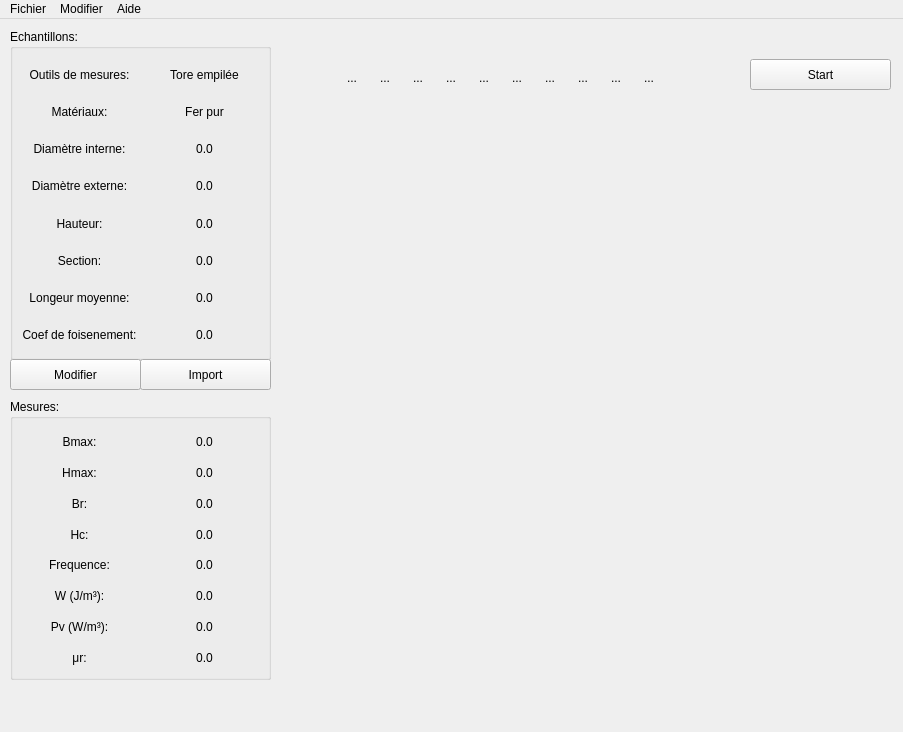
<?xml version="1.0" encoding="UTF-8"?>
<ui version="4.0">
 <class>JTcontrol</class>
 <widget class="QMainWindow" name="JTcontrol">
  <property name="geometry">
   <rect>
    <x>0</x>
    <y>0</y>
    <width>903</width>
    <height>732</height>
   </rect>
  </property>
  <property name="sizePolicy">
   <sizepolicy hsizetype="Preferred" vsizetype="Preferred">
    <horstretch>0</horstretch>
    <verstretch>0</verstretch>
   </sizepolicy>
  </property>
  <property name="minimumSize">
   <size>
    <width>903</width>
    <height>732</height>
   </size>
  </property>
  <property name="windowTitle">
   <string>MainWindow</string>
  </property>
  <widget class="QWidget" name="centralwidget">
   <property name="sizePolicy">
    <sizepolicy hsizetype="Preferred" vsizetype="Preferred">
     <horstretch>0</horstretch>
     <verstretch>0</verstretch>
    </sizepolicy>
   </property>
   <widget class="QGroupBox" name="groupBox">
    <property name="geometry">
     <rect>
      <x>10</x>
      <y>10</y>
      <width>261</width>
      <height>331</height>
     </rect>
    </property>
    <property name="title">
     <string>Echantillons:</string>
    </property>
    <widget class="QWidget" name="gridLayoutWidget">
     <property name="geometry">
      <rect>
       <x>10</x>
       <y>30</y>
       <width>244</width>
       <height>291</height>
      </rect>
     </property>
     <layout class="QGridLayout" name="gridLayout">
      <item row="2" column="0">
       <widget class="QLabel" name="Di_label_main">
        <property name="text">
         <string>Diamètre interne:</string>
        </property>
        <property name="alignment">
         <set>Qt::AlignCenter</set>
        </property>
       </widget>
      </item>
      <item row="2" column="1">
       <widget class="QLabel" name="Di_value">
        <property name="text">
         <string>0.0</string>
        </property>
        <property name="alignment">
         <set>Qt::AlignCenter</set>
        </property>
        <property name="textInteractionFlags">
         <set>Qt::TextEditable</set>
        </property>
       </widget>
      </item>
      <item row="3" column="0">
       <widget class="QLabel" name="De_label_main">
        <property name="text">
         <string>Diamètre externe:</string>
        </property>
        <property name="alignment">
         <set>Qt::AlignCenter</set>
        </property>
       </widget>
      </item>
      <item row="7" column="1">
       <widget class="QLabel" name="Kf_value">
        <property name="text">
         <string>0.0</string>
        </property>
        <property name="alignment">
         <set>Qt::AlignCenter</set>
        </property>
       </widget>
      </item>
      <item row="1" column="1">
       <widget class="QLabel" name="Materiaux_value">
        <property name="text">
         <string>Fer pur</string>
        </property>
        <property name="alignment">
         <set>Qt::AlignCenter</set>
        </property>
       </widget>
      </item>
      <item row="4" column="0">
       <widget class="QLabel" name="Hauteur_label_main">
        <property name="sizePolicy">
         <sizepolicy hsizetype="Preferred" vsizetype="Preferred">
          <horstretch>0</horstretch>
          <verstretch>0</verstretch>
         </sizepolicy>
        </property>
        <property name="minimumSize">
         <size>
          <width>0</width>
          <height>0</height>
         </size>
        </property>
        <property name="text">
         <string>Hauteur:</string>
        </property>
        <property name="alignment">
         <set>Qt::AlignCenter</set>
        </property>
       </widget>
      </item>
      <item row="6" column="0">
       <widget class="QLabel" name="lm_label_main">
        <property name="text">
         <string>Longeur moyenne:</string>
        </property>
        <property name="alignment">
         <set>Qt::AlignCenter</set>
        </property>
       </widget>
      </item>
      <item row="7" column="0">
       <widget class="QLabel" name="Kf_label_main">
        <property name="text">
         <string>Coef de foisenement:</string>
        </property>
        <property name="alignment">
         <set>Qt::AlignCenter</set>
        </property>
       </widget>
      </item>
      <item row="1" column="0">
       <widget class="QLabel" name="Materiaux_label_main">
        <property name="text">
         <string>Matériaux:</string>
        </property>
        <property name="alignment">
         <set>Qt::AlignCenter</set>
        </property>
       </widget>
      </item>
      <item row="5" column="1">
       <widget class="QLabel" name="Section_value">
        <property name="text">
         <string>0.0</string>
        </property>
        <property name="alignment">
         <set>Qt::AlignCenter</set>
        </property>
       </widget>
      </item>
      <item row="5" column="0">
       <widget class="QLabel" name="Section_label_main">
        <property name="text">
         <string>Section:</string>
        </property>
        <property name="alignment">
         <set>Qt::AlignCenter</set>
        </property>
       </widget>
      </item>
      <item row="4" column="1">
       <widget class="QLabel" name="Hauteur_value">
        <property name="text">
         <string>0.0</string>
        </property>
        <property name="alignment">
         <set>Qt::AlignCenter</set>
        </property>
       </widget>
      </item>
      <item row="3" column="1">
       <widget class="QLabel" name="De_value">
        <property name="text">
         <string>0.0</string>
        </property>
        <property name="alignment">
         <set>Qt::AlignCenter</set>
        </property>
       </widget>
      </item>
      <item row="6" column="1">
       <widget class="QLabel" name="lm_value">
        <property name="text">
         <string>0.0</string>
        </property>
        <property name="alignment">
         <set>Qt::AlignCenter</set>
        </property>
       </widget>
      </item>
      <item row="0" column="0">
       <widget class="QLabel" name="Outils_label_main">
        <property name="text">
         <string>Outils de mesures:</string>
        </property>
        <property name="alignment">
         <set>Qt::AlignCenter</set>
        </property>
       </widget>
      </item>
      <item row="0" column="1">
       <widget class="QLabel" name="Outils_value">
        <property name="text">
         <string>Tore empilée</string>
        </property>
        <property name="alignment">
         <set>Qt::AlignCenter</set>
        </property>
       </widget>
      </item>
     </layout>
    </widget>
   </widget>
   <widget class="QPushButton" name="Button_New_ech">
    <property name="geometry">
     <rect>
      <x>10</x>
      <y>340</y>
      <width>131</width>
      <height>31</height>
     </rect>
    </property>
    <property name="text">
     <string>Modifier</string>
    </property>
   </widget>
   <widget class="QPushButton" name="Button_Import_ech">
    <property name="geometry">
     <rect>
      <x>140</x>
      <y>340</y>
      <width>131</width>
      <height>31</height>
     </rect>
    </property>
    <property name="text">
     <string>Import</string>
    </property>
   </widget>
   <widget class="QGroupBox" name="groupBox_2">
    <property name="geometry">
     <rect>
      <x>10</x>
      <y>380</y>
      <width>261</width>
      <height>281</height>
     </rect>
    </property>
    <property name="title">
     <string>Mesures:</string>
    </property>
    <widget class="QWidget" name="gridLayoutWidget_2">
     <property name="geometry">
      <rect>
       <x>10</x>
       <y>30</y>
       <width>244</width>
       <height>241</height>
      </rect>
     </property>
     <layout class="QGridLayout" name="gridLayout_2">
      <item row="0" column="0">
       <widget class="QLabel" name="Bmax_label">
        <property name="text">
         <string>Bmax:</string>
        </property>
        <property name="alignment">
         <set>Qt::AlignCenter</set>
        </property>
       </widget>
      </item>
      <item row="0" column="1">
       <widget class="QLabel" name="Bmax_value">
        <property name="text">
         <string>0.0</string>
        </property>
        <property name="alignment">
         <set>Qt::AlignCenter</set>
        </property>
       </widget>
      </item>
      <item row="1" column="0">
       <widget class="QLabel" name="Hmax_label">
        <property name="text">
         <string>Hmax:</string>
        </property>
        <property name="alignment">
         <set>Qt::AlignCenter</set>
        </property>
       </widget>
      </item>
      <item row="1" column="1">
       <widget class="QLabel" name="Hmax_value">
        <property name="text">
         <string>0.0</string>
        </property>
        <property name="alignment">
         <set>Qt::AlignCenter</set>
        </property>
       </widget>
      </item>
      <item row="2" column="0">
       <widget class="QLabel" name="Br_label">
        <property name="sizePolicy">
         <sizepolicy hsizetype="Preferred" vsizetype="Preferred">
          <horstretch>0</horstretch>
          <verstretch>0</verstretch>
         </sizepolicy>
        </property>
        <property name="minimumSize">
         <size>
          <width>0</width>
          <height>0</height>
         </size>
        </property>
        <property name="text">
         <string>Br:</string>
        </property>
        <property name="alignment">
         <set>Qt::AlignCenter</set>
        </property>
       </widget>
      </item>
      <item row="2" column="1">
       <widget class="QLabel" name="Br_value">
        <property name="text">
         <string>0.0</string>
        </property>
        <property name="alignment">
         <set>Qt::AlignCenter</set>
        </property>
       </widget>
      </item>
      <item row="3" column="0">
       <widget class="QLabel" name="Hc_label">
        <property name="sizePolicy">
         <sizepolicy hsizetype="Preferred" vsizetype="Preferred">
          <horstretch>0</horstretch>
          <verstretch>0</verstretch>
         </sizepolicy>
        </property>
        <property name="minimumSize">
         <size>
          <width>0</width>
          <height>0</height>
         </size>
        </property>
        <property name="text">
         <string>Hc:</string>
        </property>
        <property name="alignment">
         <set>Qt::AlignCenter</set>
        </property>
       </widget>
      </item>
      <item row="3" column="1">
       <widget class="QLabel" name="Hc_value">
        <property name="text">
         <string>0.0</string>
        </property>
        <property name="alignment">
         <set>Qt::AlignCenter</set>
        </property>
       </widget>
      </item>
      <item row="4" column="0">
       <widget class="QLabel" name="Freq_label">
        <property name="sizePolicy">
         <sizepolicy hsizetype="Preferred" vsizetype="Preferred">
          <horstretch>0</horstretch>
          <verstretch>0</verstretch>
         </sizepolicy>
        </property>
        <property name="minimumSize">
         <size>
          <width>0</width>
          <height>0</height>
         </size>
        </property>
        <property name="text">
         <string>Frequence:</string>
        </property>
        <property name="alignment">
         <set>Qt::AlignCenter</set>
        </property>
       </widget>
      </item>
      <item row="4" column="1">
       <widget class="QLabel" name="Freq_value">
        <property name="text">
         <string>0.0</string>
        </property>
        <property name="alignment">
         <set>Qt::AlignCenter</set>
        </property>
       </widget>
      </item>
      <item row="5" column="0">
       <widget class="QLabel" name="W_label">
        <property name="sizePolicy">
         <sizepolicy hsizetype="Preferred" vsizetype="Preferred">
          <horstretch>0</horstretch>
          <verstretch>0</verstretch>
         </sizepolicy>
        </property>
        <property name="minimumSize">
         <size>
          <width>0</width>
          <height>0</height>
         </size>
        </property>
        <property name="text">
         <string>W (J/m³):</string>
        </property>
        <property name="alignment">
         <set>Qt::AlignCenter</set>
        </property>
       </widget>
      </item>
      <item row="5" column="1">
       <widget class="QLabel" name="W_value">
        <property name="text">
         <string>0.0</string>
        </property>
        <property name="alignment">
         <set>Qt::AlignCenter</set>
        </property>
       </widget>
      </item>
      <item row="6" column="0">
       <widget class="QLabel" name="Pv_label">
        <property name="sizePolicy">
         <sizepolicy hsizetype="Preferred" vsizetype="Preferred">
          <horstretch>0</horstretch>
          <verstretch>0</verstretch>
         </sizepolicy>
        </property>
        <property name="minimumSize">
         <size>
          <width>0</width>
          <height>0</height>
         </size>
        </property>
        <property name="text">
         <string>Pv (W/m³):</string>
        </property>
        <property name="alignment">
         <set>Qt::AlignCenter</set>
        </property>
       </widget>
      </item>
      <item row="6" column="1">
       <widget class="QLabel" name="Pv_value">
        <property name="text">
         <string>0.0</string>
        </property>
        <property name="alignment">
         <set>Qt::AlignCenter</set>
        </property>
       </widget>
      </item>
      <item row="7" column="0">
       <widget class="QLabel" name="Mu_label">
        <property name="sizePolicy">
         <sizepolicy hsizetype="Preferred" vsizetype="Preferred">
          <horstretch>0</horstretch>
          <verstretch>0</verstretch>
         </sizepolicy>
        </property>
        <property name="minimumSize">
         <size>
          <width>0</width>
          <height>0</height>
         </size>
        </property>
        <property name="text">
         <string>μr:</string>
        </property>
        <property name="alignment">
         <set>Qt::AlignCenter</set>
        </property>
       </widget>
      </item>
      <item row="7" column="1">
       <widget class="QLabel" name="Mu_value">
        <property name="text">
         <string>0.0</string>
        </property>
        <property name="alignment">
         <set>Qt::AlignCenter</set>
        </property>
       </widget>
      </item>
     </layout>
    </widget>
   </widget>
   <widget class="QWidget" name="horizontalLayoutWidget">
    <property name="geometry">
     <rect>
      <x>290</x>
      <y>30</y>
      <width>381</width>
      <height>57</height>
     </rect>
    </property>
    <layout class="QHBoxLayout" name="horizontalLayout">
     <property name="spacing">
      <number>0</number>
     </property>
     <property name="sizeConstraint">
      <enum>QLayout::SetDefaultConstraint</enum>
     </property>
     <item>
      <widget class="QToolButton" name="toolButton_New">
       <property name="sizePolicy">
        <sizepolicy hsizetype="Maximum" vsizetype="Maximum">
         <horstretch>0</horstretch>
         <verstretch>0</verstretch>
        </sizepolicy>
       </property>
       <property name="toolTip">
        <string>Nouvelle mesure</string>
       </property>
       <property name="text">
        <string/>
       </property>
       <property name="icon">
        <iconset theme="document-new">
         <normaloff>.</normaloff>.</iconset>
       </property>
       <property name="iconSize">
        <size>
         <width>24</width>
         <height>24</height>
        </size>
       </property>
       <property name="autoRaise">
        <bool>true</bool>
       </property>
      </widget>
     </item>
     <item>
      <widget class="QToolButton" name="toolButton_Open">
       <property name="toolTip">
        <string>Ouvrir une mesure</string>
       </property>
       <property name="text">
        <string>...</string>
       </property>
       <property name="icon">
        <iconset theme="folder-open">
         <normaloff>.</normaloff>.</iconset>
       </property>
       <property name="iconSize">
        <size>
         <width>24</width>
         <height>24</height>
        </size>
       </property>
       <property name="autoRaise">
        <bool>true</bool>
       </property>
      </widget>
     </item>
     <item>
      <widget class="QToolButton" name="toolButton_Save">
       <property name="toolTip">
        <string>Exporter le fichier de mesures</string>
       </property>
       <property name="text">
        <string>...</string>
       </property>
       <property name="icon">
        <iconset theme="document-save">
         <normaloff>.</normaloff>.</iconset>
       </property>
       <property name="iconSize">
        <size>
         <width>24</width>
         <height>24</height>
        </size>
       </property>
       <property name="shortcut">
        <string>Ctrl+O</string>
       </property>
       <property name="autoRaise">
        <bool>true</bool>
       </property>
      </widget>
     </item>
     <item>
      <widget class="QToolButton" name="toolButton_Acquisition">
       <property name="cursor">
        <cursorShape>ArrowCursor</cursorShape>
       </property>
       <property name="toolTip">
        <string>Paramètres d'acquisition</string>
       </property>
       <property name="text">
        <string>...</string>
       </property>
       <property name="icon">
        <iconset theme="utilities-system-monitor">
         <normaloff>.</normaloff>.</iconset>
       </property>
       <property name="iconSize">
        <size>
         <width>24</width>
         <height>24</height>
        </size>
       </property>
       <property name="autoRaise">
        <bool>true</bool>
       </property>
      </widget>
     </item>
     <item>
      <widget class="QToolButton" name="toolButton_Ampli">
       <property name="text">
        <string>...</string>
       </property>
       <property name="icon">
        <iconset theme="network-transmit"/>
       </property>
       <property name="iconSize">
        <size>
         <width>24</width>
         <height>24</height>
        </size>
       </property>
       <property name="autoRaise">
        <bool>true</bool>
       </property>
      </widget>
     </item>
     <item>
      <widget class="QToolButton" name="toolButton_Comparaison">
       <property name="toolTip">
        <string>Comparaison de courbes</string>
       </property>
       <property name="text">
        <string>...</string>
       </property>
       <property name="iconSize">
        <size>
         <width>24</width>
         <height>24</height>
        </size>
       </property>
       <property name="autoRaise">
        <bool>true</bool>
       </property>
      </widget>
     </item>
     <item>
      <widget class="QToolButton" name="toolButton_PertesVsFreq">
       <property name="text">
        <string>...</string>
       </property>
       <property name="icon">
        <iconset theme="video-display">
         <normaloff>.</normaloff>.</iconset>
       </property>
       <property name="iconSize">
        <size>
         <width>24</width>
         <height>24</height>
        </size>
       </property>
       <property name="checkable">
        <bool>false</bool>
       </property>
       <property name="autoRaise">
        <bool>true</bool>
       </property>
      </widget>
     </item>
     <item>
      <widget class="QToolButton" name="toolButton_Notes">
       <property name="toolTip">
        <string>Notes</string>
       </property>
       <property name="text">
        <string>...</string>
       </property>
       <property name="icon">
        <iconset theme="emblem-documents">
         <normaloff>.</normaloff>.</iconset>
       </property>
       <property name="iconSize">
        <size>
         <width>24</width>
         <height>24</height>
        </size>
       </property>
       <property name="autoRaise">
        <bool>true</bool>
       </property>
      </widget>
     </item>
     <item>
      <widget class="QToolButton" name="toolButton_demag">
       <property name="text">
        <string>...</string>
       </property>
       <property name="icon">
        <iconset>
         <normaloff>png-clipart-craft-magnets-absorption-magnet-angle-text.png</normaloff>png-clipart-craft-magnets-absorption-magnet-angle-text.png</iconset>
       </property>
       <property name="iconSize">
        <size>
         <width>24</width>
         <height>24</height>
        </size>
       </property>
       <property name="autoRaise">
        <bool>true</bool>
       </property>
      </widget>
     </item>
     <item>
      <widget class="QToolButton" name="toolButton_Reset_Pico">
       <property name="toolTip">
        <string>Reset Pico</string>
       </property>
       <property name="text">
        <string>...</string>
       </property>
       <property name="icon">
        <iconset theme="system-reboot">
         <normaloff>.</normaloff>.</iconset>
       </property>
       <property name="iconSize">
        <size>
         <width>24</width>
         <height>24</height>
        </size>
       </property>
       <property name="autoRaise">
        <bool>true</bool>
       </property>
      </widget>
     </item>
     <item>
      <widget class="QToolButton" name="toolButton_Error">
       <property name="text">
        <string>...</string>
       </property>
       <property name="icon">
        <iconset theme="dialog-warning">
         <normaloff>.</normaloff>.</iconset>
       </property>
       <property name="iconSize">
        <size>
         <width>24</width>
         <height>24</height>
        </size>
       </property>
       <property name="autoRaise">
        <bool>true</bool>
       </property>
      </widget>
     </item>
    </layout>
   </widget>
   <widget class="MplWidget" name="widget" native="true">
    <property name="geometry">
     <rect>
      <x>290</x>
      <y>70</y>
      <width>601</width>
      <height>621</height>
     </rect>
    </property>
    <property name="sizePolicy">
     <sizepolicy hsizetype="Preferred" vsizetype="Preferred">
      <horstretch>0</horstretch>
      <verstretch>0</verstretch>
     </sizepolicy>
    </property>
   </widget>
   <widget class="QPushButton" name="Button_start">
    <property name="geometry">
     <rect>
      <x>750</x>
      <y>40</y>
      <width>141</width>
      <height>31</height>
     </rect>
    </property>
    <property name="text">
     <string>Start</string>
    </property>
   </widget>
  </widget>
  <widget class="QMenuBar" name="menubar">
   <property name="geometry">
    <rect>
     <x>0</x>
     <y>0</y>
     <width>903</width>
     <height>22</height>
    </rect>
   </property>
   <widget class="QMenu" name="menuFile">
    <property name="geometry">
     <rect>
      <x>415</x>
      <y>144</y>
      <width>260</width>
      <height>175</height>
     </rect>
    </property>
    <property name="title">
     <string>Fichier</string>
    </property>
    <addaction name="actionNouveau"/>
    <addaction name="actionOuvrir"/>
    <addaction name="actionOuvrir_une_configuration"/>
    <addaction name="actionEnregistrer"/>
    <addaction name="actionEnregistrer_sous"/>
   </widget>
   <widget class="QMenu" name="menuModifier">
    <property name="title">
     <string>Modifier</string>
    </property>
    <addaction name="actionConfiguration"/>
   </widget>
   <widget class="QMenu" name="menuAide">
    <property name="title">
     <string>Aide</string>
    </property>
    <addaction name="actionContact"/>
    <addaction name="actionManuel_d_Utilisation"/>
   </widget>
   <addaction name="menuFile"/>
   <addaction name="menuModifier"/>
   <addaction name="menuAide"/>
  </widget>
  <action name="actionNouveau">
   <property name="icon">
    <iconset theme="document-new">
     <normaloff>.</normaloff>.</iconset>
   </property>
   <property name="text">
    <string>Nouveau</string>
   </property>
   <property name="shortcut">
    <string>Ctrl+N</string>
   </property>
  </action>
  <action name="actionOuvrir">
   <property name="icon">
    <iconset theme="document-open">
     <normaloff>.</normaloff>.</iconset>
   </property>
   <property name="text">
    <string>Ouvrir</string>
   </property>
   <property name="shortcut">
    <string>Ctrl+O</string>
   </property>
  </action>
  <action name="actionOuvrir_une_configuration">
   <property name="icon">
    <iconset theme="document-page-setup">
     <normaloff>.</normaloff>.</iconset>
   </property>
   <property name="text">
    <string>Ouvrir une configuration</string>
   </property>
   <property name="shortcut">
    <string>Ctrl+Shift+O</string>
   </property>
  </action>
  <action name="actionEnregistrer">
   <property name="icon">
    <iconset theme="document-save">
     <normaloff>.</normaloff>.</iconset>
   </property>
   <property name="text">
    <string>Enregistrer</string>
   </property>
   <property name="shortcut">
    <string>Ctrl+S</string>
   </property>
  </action>
  <action name="actionEnregistrer_sous">
   <property name="icon">
    <iconset theme="document-save-as">
     <normaloff>.</normaloff>.</iconset>
   </property>
   <property name="text">
    <string>Enregistrer une configuration</string>
   </property>
   <property name="shortcut">
    <string>Ctrl+Shift+S</string>
   </property>
  </action>
  <action name="actionConfiguration">
   <property name="icon">
    <iconset theme="document-properties">
     <normaloff>.</normaloff>.</iconset>
   </property>
   <property name="text">
    <string>Configuration</string>
   </property>
  </action>
  <action name="actionContact">
   <property name="icon">
    <iconset theme="dialog-question">
     <normaloff>.</normaloff>.</iconset>
   </property>
   <property name="text">
    <string>Contact</string>
   </property>
  </action>
  <action name="actionAcquisition">
   <property name="text">
    <string>Acquisition</string>
   </property>
  </action>
  <action name="actionComparaison">
   <property name="text">
    <string>Comparaison</string>
   </property>
  </action>
  <action name="actionNotes">
   <property name="text">
    <string>notes</string>
   </property>
  </action>
  <action name="actionReset_Pico">
   <property name="text">
    <string>Reset_Pico</string>
   </property>
  </action>
  <action name="actiondemag">
   <property name="text">
    <string>demag</string>
   </property>
   <property name="toolTip">
    <string>Démag,étisation</string>
   </property>
  </action>
  <action name="actionManuel_d_Utilisation">
   <property name="icon">
    <iconset theme="user-bookmarks">
     <normaloff>.</normaloff>.</iconset>
   </property>
   <property name="text">
    <string>Manuel d'Utilisation</string>
   </property>
  </action>
  <action name="actionerror">
   <property name="text">
    <string>Error</string>
   </property>
  </action>
  <action name="actionReset_Pico_2">
   <property name="text">
    <string>Reset_Pico</string>
   </property>
  </action>
  <action name="actionPertesvsFreq">
   <property name="text">
    <string>PertevsFreq</string>
   </property>
  </action>
  <action name="actionAmpli">
   <property name="text">
    <string>Ampli</string>
   </property>
  </action>
 </widget>
 <customwidgets>
  <customwidget>
   <class>MplWidget</class>
   <extends>QWidget</extends>
   <header>mplwidget.h</header>
   <container>1</container>
  </customwidget>
 </customwidgets>
 <resources/>
 <connections>
  <connection>
   <sender>toolButton_New</sender>
   <signal>clicked()</signal>
   <receiver>actionNouveau</receiver>
   <slot>trigger()</slot>
   <hints>
    <hint type="sourcelabel">
     <x>315</x>
     <y>80</y>
    </hint>
    <hint type="destinationlabel">
     <x>-1</x>
     <y>-1</y>
    </hint>
   </hints>
  </connection>
  <connection>
   <sender>toolButton_Open</sender>
   <signal>clicked()</signal>
   <receiver>actionOuvrir</receiver>
   <slot>trigger()</slot>
   <hints>
    <hint type="sourcelabel">
     <x>356</x>
     <y>80</y>
    </hint>
    <hint type="destinationlabel">
     <x>-1</x>
     <y>-1</y>
    </hint>
   </hints>
  </connection>
  <connection>
   <sender>toolButton_Save</sender>
   <signal>clicked()</signal>
   <receiver>actionEnregistrer</receiver>
   <slot>trigger()</slot>
   <hints>
    <hint type="sourcelabel">
     <x>397</x>
     <y>80</y>
    </hint>
    <hint type="destinationlabel">
     <x>-1</x>
     <y>-1</y>
    </hint>
   </hints>
  </connection>
  <connection>
   <sender>toolButton_Acquisition</sender>
   <signal>clicked()</signal>
   <receiver>actionAcquisition</receiver>
   <slot>trigger()</slot>
   <hints>
    <hint type="sourcelabel">
     <x>438</x>
     <y>80</y>
    </hint>
    <hint type="destinationlabel">
     <x>-1</x>
     <y>-1</y>
    </hint>
   </hints>
  </connection>
  <connection>
   <sender>toolButton_Comparaison</sender>
   <signal>clicked()</signal>
   <receiver>actionComparaison</receiver>
   <slot>trigger()</slot>
   <hints>
    <hint type="sourcelabel">
     <x>476</x>
     <y>79</y>
    </hint>
    <hint type="destinationlabel">
     <x>-1</x>
     <y>-1</y>
    </hint>
   </hints>
  </connection>
  <connection>
   <sender>toolButton_Notes</sender>
   <signal>clicked()</signal>
   <receiver>actionNotes</receiver>
   <slot>trigger()</slot>
   <hints>
    <hint type="sourcelabel">
     <x>514</x>
     <y>80</y>
    </hint>
    <hint type="destinationlabel">
     <x>-1</x>
     <y>-1</y>
    </hint>
   </hints>
  </connection>
  <connection>
   <sender>Button_Import_ech</sender>
   <signal>clicked()</signal>
   <receiver>actionOuvrir_une_configuration</receiver>
   <slot>trigger()</slot>
   <hints>
    <hint type="sourcelabel">
     <x>205</x>
     <y>377</y>
    </hint>
    <hint type="destinationlabel">
     <x>-1</x>
     <y>-1</y>
    </hint>
   </hints>
  </connection>
  <connection>
   <sender>Button_New_ech</sender>
   <signal>clicked()</signal>
   <receiver>actionConfiguration</receiver>
   <slot>trigger()</slot>
   <hints>
    <hint type="sourcelabel">
     <x>75</x>
     <y>377</y>
    </hint>
    <hint type="destinationlabel">
     <x>-1</x>
     <y>-1</y>
    </hint>
   </hints>
  </connection>
  <connection>
   <sender>toolButton_demag</sender>
   <signal>clicked()</signal>
   <receiver>actiondemag</receiver>
   <slot>trigger()</slot>
   <hints>
    <hint type="sourcelabel">
     <x>552</x>
     <y>80</y>
    </hint>
    <hint type="destinationlabel">
     <x>-1</x>
     <y>-1</y>
    </hint>
   </hints>
  </connection>
  <connection>
   <sender>toolButton_Error</sender>
   <signal>clicked()</signal>
   <receiver>actionerror</receiver>
   <slot>trigger()</slot>
   <hints>
    <hint type="sourcelabel">
     <x>599</x>
     <y>80</y>
    </hint>
    <hint type="destinationlabel">
     <x>-1</x>
     <y>-1</y>
    </hint>
   </hints>
  </connection>
  <connection>
   <sender>toolButton_Reset_Pico</sender>
   <signal>clicked()</signal>
   <receiver>actionReset_Pico</receiver>
   <slot>trigger()</slot>
   <hints>
    <hint type="sourcelabel">
     <x>569</x>
     <y>79</y>
    </hint>
    <hint type="destinationlabel">
     <x>-1</x>
     <y>-1</y>
    </hint>
   </hints>
  </connection>
  <connection>
   <sender>toolButton_PertesVsFreq</sender>
   <signal>clicked()</signal>
   <receiver>actionPertesvsFreq</receiver>
   <slot>trigger()</slot>
   <hints>
    <hint type="sourcelabel">
     <x>490</x>
     <y>80</y>
    </hint>
    <hint type="destinationlabel">
     <x>-1</x>
     <y>-1</y>
    </hint>
   </hints>
  </connection>
  <connection>
   <sender>toolButton_Ampli</sender>
   <signal>clicked()</signal>
   <receiver>actionAmpli</receiver>
   <slot>trigger()</slot>
   <hints>
    <hint type="sourcelabel">
     <x>444</x>
     <y>80</y>
    </hint>
    <hint type="destinationlabel">
     <x>-1</x>
     <y>-1</y>
    </hint>
   </hints>
  </connection>
 </connections>
</ui>
